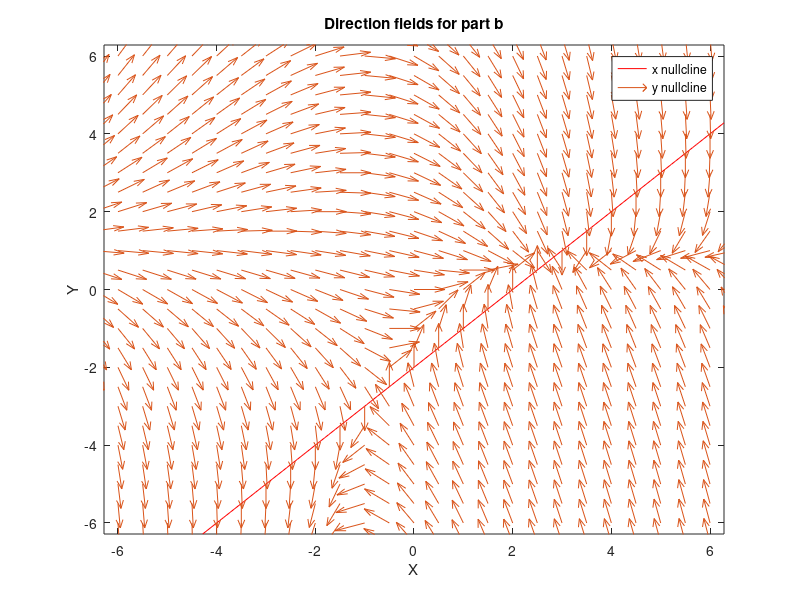

The MATLAB source for this figure:
clear all;
close all;
clc;

S = 1;
E = 1;
k_not = 0.05;
k1 = 0.05;
k2 = 0.05;
k3 = 0.05;
k4 = 0.05;
k5 = 0.05;
y_total = 1;

x_dot = @(x,yp) k_not + k1*S + k3*yp - k2*x;
yp_dot = @(x,yp) k4*x*(y_total - yp) - k5*E*yp;

x_nullcline = ezplot(x_dot);
set(x_nullcline,'color',[1 0 0])
hold on;
y_nullcline = ezplot(yp_dot);
set(y_nullcline,'color',[0 1 0])

[x,yp] = meshgrid(-20:0.5:20);
dx = k_not + k1*S + k3*yp - k2*x;
dy = k4*x.*(y_total - yp) - k5*E*yp;
r = ( dx.^2 + dy.^2 ).^0.5;
px = dx./r;
py = dy./r;
quiver(x,yp,px,py);
hold off;

title('Direction fields for part b')
xlabel('X')
ylabel('Y')
legend('x nullcline','y nullcline','Direction fields')